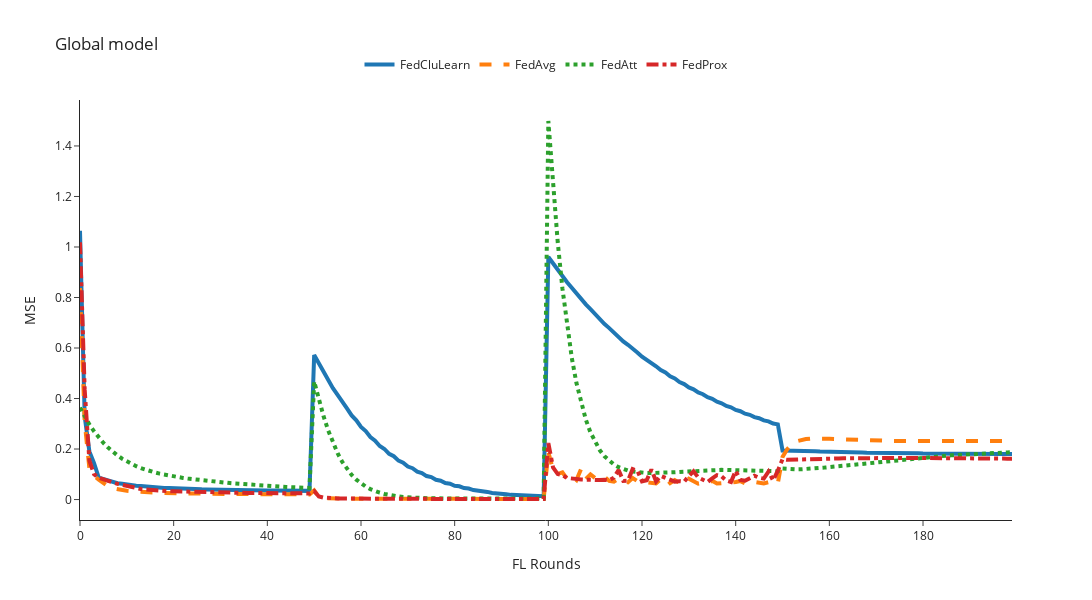

The notebook cell saved with this chart:
### Code cell
mse_column = 'mse'
# n_rounds, y = preprocessing_results(filenames=[global_FedCluLearn, global_FedCluLearn_recent, global_FedCluLearn_percentage, global_FedAvg, global_FedAtt, global_FedProx, global_FedCluLearn_Prox, global_FedCluLearn_Prox_recent, None], mse_column=mse_column)
# global_filenames = [global_FedCluLearn, global_FedAvg, global_FedAtt, global_FedProx, global_FedCluLearn_Prox]
global_filenames = [global_FedCluLearn, global_FedAvg, global_FedAtt, global_FedProx, global_FedCluLearn_Prox]
n_rounds, y = preprocessing_results(filenames=global_filenames, mse_column=mse_column)
#Avg {mse_column.upper()} Global model
plot_plotly(n_rounds, y, title=f'Global model', y_axis_title=f'{mse_column.upper()}', y_axis_max=1)

### Figure 1 — Plotly figure (JSON) as saved in the notebook; plotly's stock layout.template omitted (floating-point values rounded to 4 significant figures; data arrays with more than 128 entries replaced by an {"elided": "..."} marker saying what was removed)
{"data": [{"line": {"dash": "solid", "width": 4}, "mode": "lines", "name": "FedCluLearn", "type": "scatter", "x": {"elided": "201 int values"}, "y": {"elided": "200 float values"}}, {"line": {"dash": "dash", "width": 4}, "mode": "lines", "name": "FedAvg", "type": "scatter", "x": {"elided": "201 int values"}, "y": {"elided": "200 float values"}}, {"line": {"dash": "dot", "width": 4}, "mode": "lines", "name": "FedAtt", "type": "scatter", "x": {"elided": "201 int values"}, "y": {"elided": "200 float values"}}, {"line": {"dash": "dashdot", "width": 4}, "mode": "lines", "name": "FedProx", "type": "scatter", "x": {"elided": "201 int values"}, "y": {"elided": "200 float values"}}], "layout": {"height": 600, "legend": {"orientation": "h", "x": 0.5, "xanchor": "center", "y": 1.05, "yanchor": "bottom"}, "title": {"text": "Global model"}, "width": 1200, "xaxis": {"title": {"text": "FL Rounds"}}, "yaxis": {"title": {"text": "MSE"}}}}
